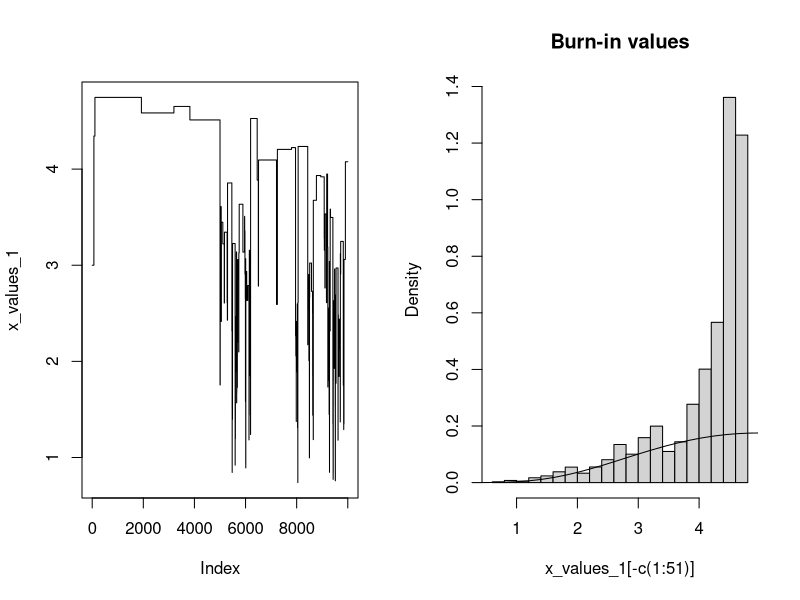
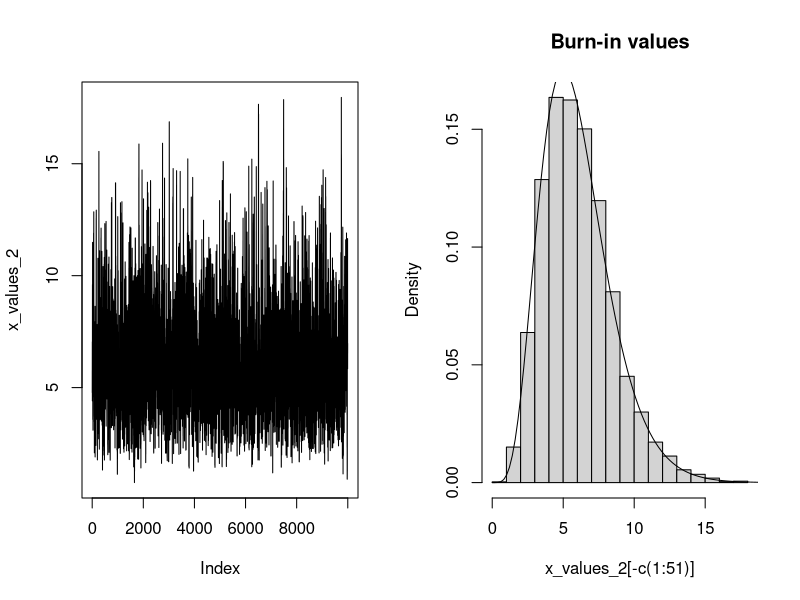
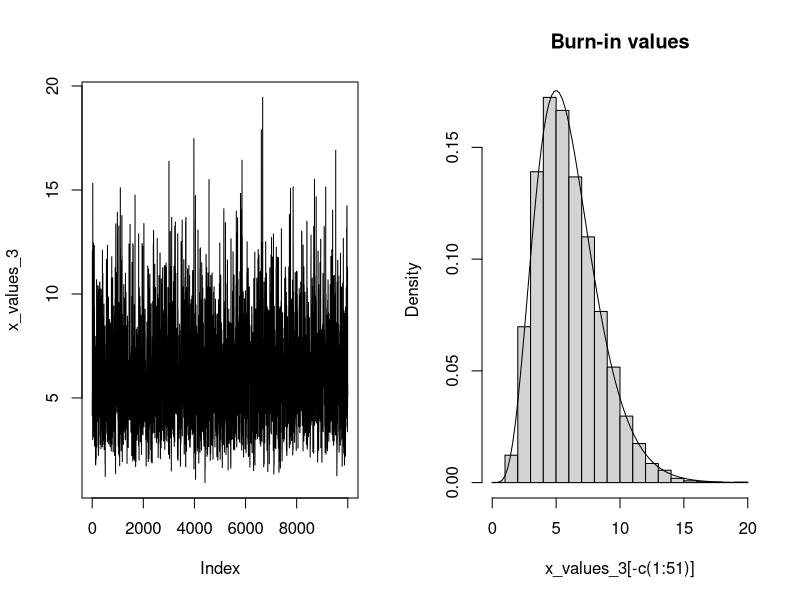

Write the R code that produced these figures, in order.
## ---- chunk 1
# Question 1.a, 1.b, 1.c

# Define a function proportional to the target density
f_propo <- function(x){if(all(x >= 0)){(1/120)*x^5 * exp(-x)} else{NA}}

# Create proposal density functions
lognorm_proposal <- function(x=NA, param, sample=F){
  if(sample == F){dlnorm(x, meanlog = param, sdlog = 1)}
  else{rlnorm(1, meanlog = param)}
}

chi_proposal <- function(x=NA, param, sample=F){
  if(sample == F){dchisq(x, df = floor(param+1))}
  else{rchisq(1, df=floor(param+1))}
}

new_proposal <- function(x=NA, param, sample=F){
  if(sample == F){dexp(x, rate=1/param)}
  else{rexp(1, rate=1/param)}
}


# Metro_Hasting Instructions
# 
# x_start is a 1-dim numeric.
# prop_dens is a function which takes one named argument x,
# and one unnamed argument, which is supposed to fit in with the distribution.
# n is numeric, indicating number of observations to take (including burn-in)
Metro_Hasting <- function(x_start, prop_dens, n=1) {
  # Setup
  x_t <- x_start
  x_values <- c()

  repeat{
    # Generate new proposal
    x_new <- prop_dens(param=x_t, sample = T)
    #x_new <- rlnorm(1, meanlog = x_t, sdlog = 1)
    
    # Calculate probability value a
    # as product of Bayesian proposal ratio
    # and proposal density ratio (g(x_t | x_new) / g(x_new | x_t))
    Bay_pos_rat <- (f_propo(x_new) / f_propo(x_t))
    prop_ratio <- prop_dens(x=x_t, x_new) / prop_dens(x=x_new, x_t)
    #prop_ratio <- dlnorm(x_t, meanlog = x_new) / dlnorm(x_new, meanlog = x_t)
    a =  Bay_pos_rat * prop_ratio
    
    # Evaluate proposal value
    # Accept the new value if u < a (even if a >= 1)
    # Reject the new value with probability 1-a (if a < 1)
    u <- runif(1)
    #print(u)
    #print(a)
    if(u < a){x_t <- x_new}
    
    # Store the new value (even if x_t has not changed)
    x_values <- c(x_values, x_t)
    
    # Check break condition
    if(length(x_values) >= 10^4){break}
  }
  
  return(x_values)
}
## ---- chunk 2
# Question 1.d

# Generate Figure 1: Lognormal(x_t, 1) as proposal
## Generate x values
set.seed(43849664)
x_values_1 <- Metro_Hasting(3, prop_dens = lognorm_proposal, n = 10^4)

## Plot the chain, histogram and combine them
par(mfrow=c(1,2))
plot(x_values_1, type = "l")
hist(x_values_1[-c(1:51)], main="Burn-in values", freq = F)
points(seq(0, 20, length=100), f_propo(seq(0, 20, length=100)), type="l")



# Generate Figure 2: Lognormal(x_t, 1) as proposal
## Generate x values
set.seed(9427452)
x_values_2 <- Metro_Hasting(3, prop_dens = chi_proposal, n = 10^4)

## Plot the chain, histogram and combine them
par(mfrow=c(1,2))
plot(x_values_2, type = "l")
hist(x_values_2[-c(1:51)], main="Burn-in values", freq=F)
points(seq(0, 20, length=100), f_propo(seq(0, 20, length=100)), type="l")



# Generate Figure 3: Normal(x_t, sd=1) as proposal
## Generate x values
set.seed(971614)
x_values_3 <- Metro_Hasting(5, prop_dens = new_proposal, n = 10^4)

## Plot the chain, histogram and combine them
par(mfrow=c(1,2))
plot(x_values_3, type = "l")
hist(x_values_3[-c(1:51)], main="Burn-in values", freq=F)
points(seq(0, 20, length=100), f_propo(seq(0, 20, length=100)), type="l")
